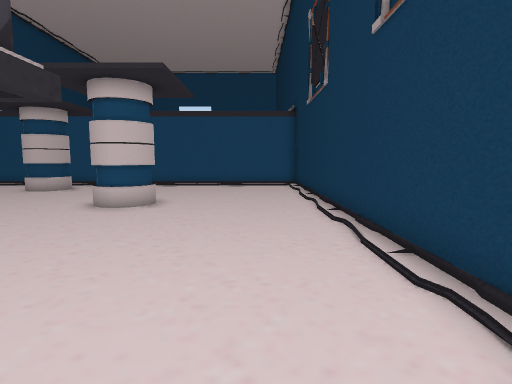
[1] (above)

16 first-person views from a walk through a 3-D level made in the Unity game engine. The camera is 1.5 m above the floor, tilts 6° down and sees 80° across. The floor is counted in squares, 1 m on a side. Each view is taken from the middle of a square. On the plan, view 1 faces up. The plan holds only what a view shows up to about 15 squares ahead; the rest is blank. The place goes on beyond the plan. The player character is not drawn. Door leaves are left out, so doorways stand open.

[2]
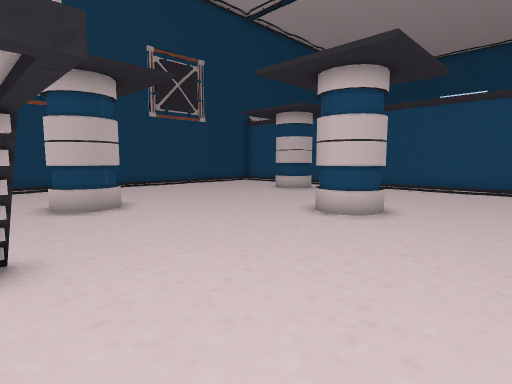

[3]
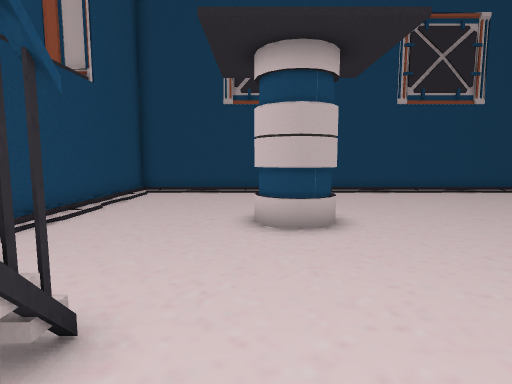

[4]
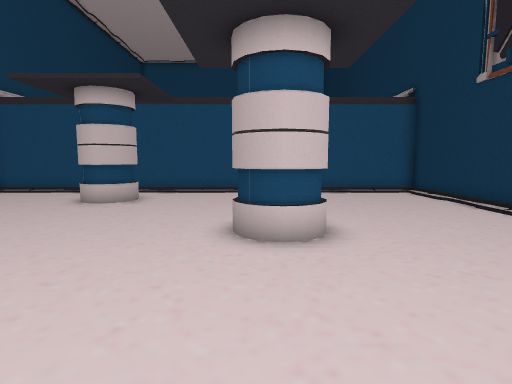

[5]
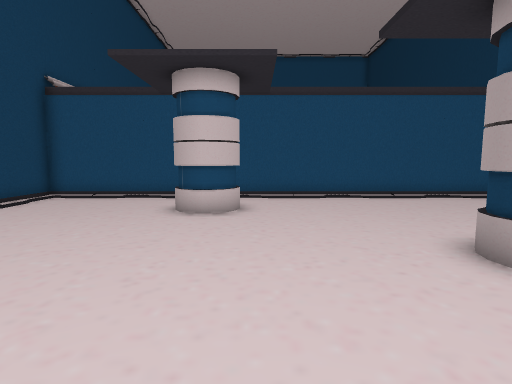

[6]
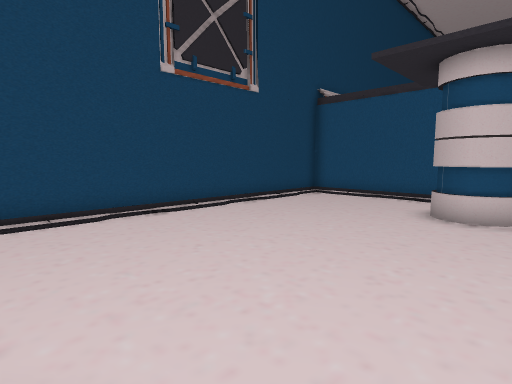

[7]
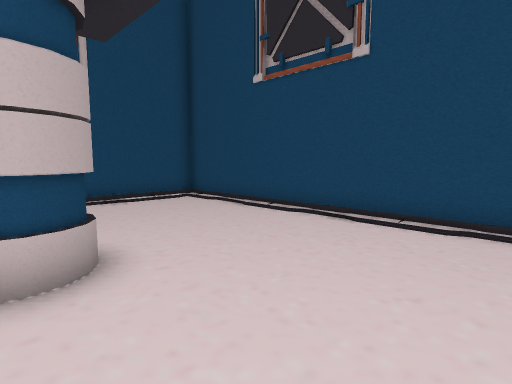

[8]
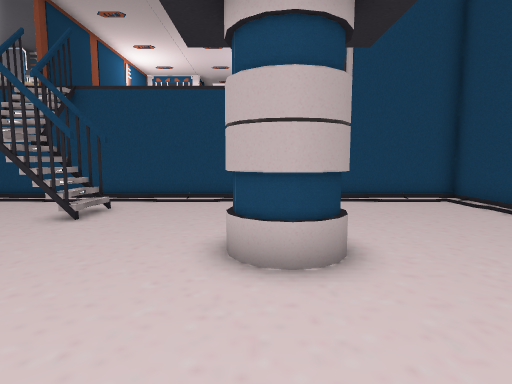

[9]
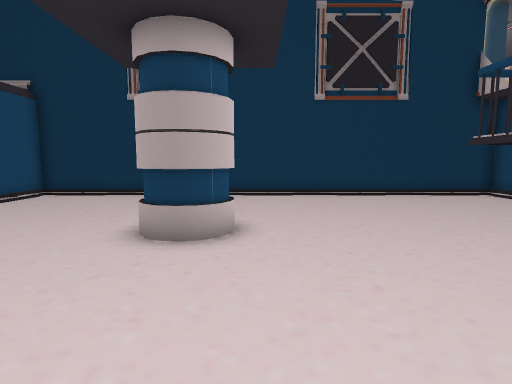

[10]
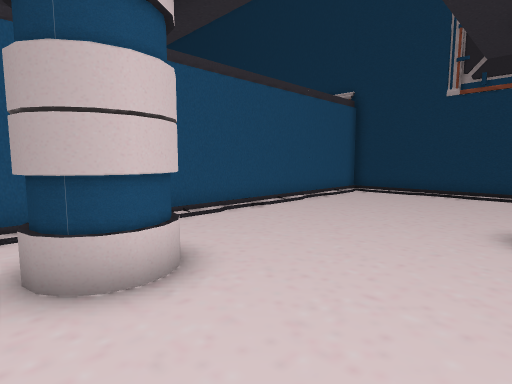

[11]
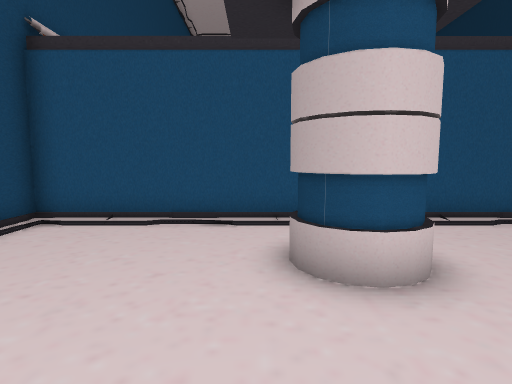

[12]
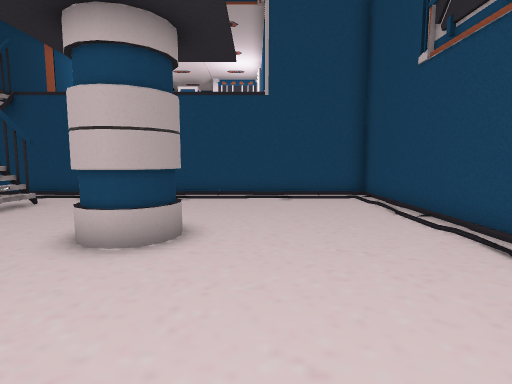

[13]
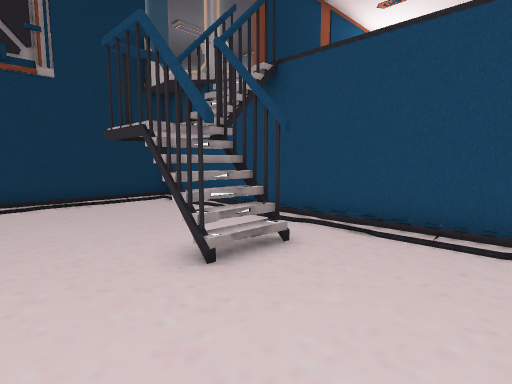

[14]
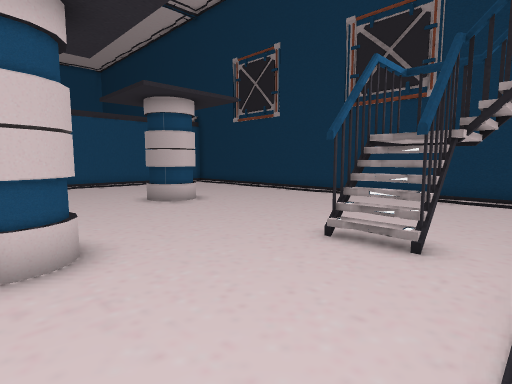

[15]
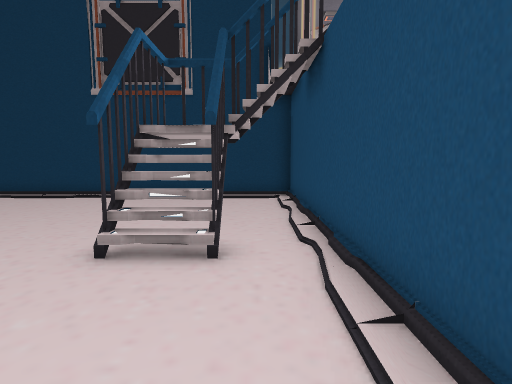

[16]
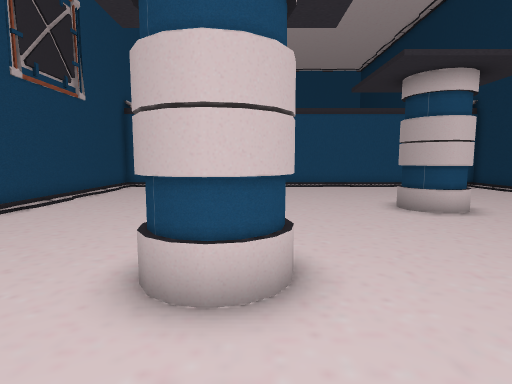

### Floor plan
Key: @ floor where view 1 was taken; # wall or solid block; . main floor; : floor 2.25 m higher than the main floor; + floor 2.75 m higher than the main floor; / step, stairs or slope; = window, fence, low wall or low ledge; O other object.
Columns run from 18 left of view 1 to 3 right of it. Each row starts with its distance up from view 1.
 19 #####################
 18 #...................##
 17 #...................##
 16 #......OO............#
 15 #......OO............#
 14 #....................#
 13 #....................#
 12 #....................#
 11 #............OO......#
 10 #............OO......#
  9 #....................#
  8 #....................#
  7 #....................#
  6 #......OO............#
  5 #......OO............#
  4 #......OO............#
  3 #....................#
  2 #............=#::....#
  1 #............//::....#
  0 #..............++.@..#
 -1 ##..//..//..//.###..##
 -2  #####           =###

Positions as (right, up) in squares from view 1, and headings:
1: (0, 0), facing up
2: (0, 2), facing up-left
3: (-3, 4), facing left
4: (-5, 4), facing up
5: (-9, 6), facing up
6: (-9, 6), facing up-left
7: (-10, 10), facing down-left
8: (-10, 10), facing down
9: (-11, 9), facing right
10: (-12, 11), facing up-right
11: (-12, 11), facing up
12: (-13, 11), facing down
13: (-9, 5), facing down-right
14: (-11, -1), facing up-right
15: (-10, 0), facing right
16: (-10, 1), facing up
